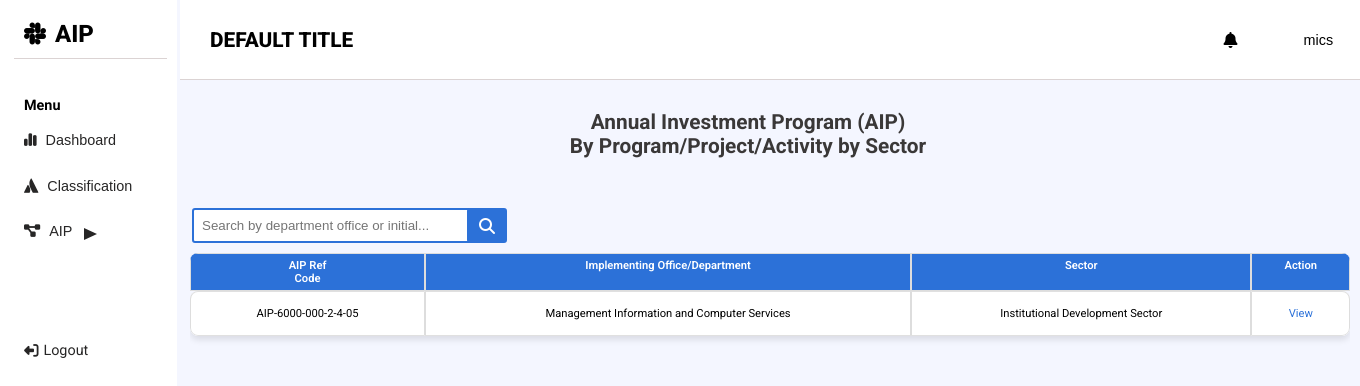
Screenshot of /aip.php (signed in) with the database file from the repository.
### tables this page shows
CREATE TABLE `parent` (
  `id` int(11) NOT NULL,
  `user_id` int(11) NOT NULL,
  `aip_ref_code` varchar(255) NOT NULL,
  `sector_category` varchar(255) NOT NULL,
  `description` varchar(255) NOT NULL,
  `implementing_office` varchar(255) NOT NULL,
  `start_date` date NOT NULL,
  `end_date` date NOT NULL,
  `status` varchar(255) NOT NULL
);

### aip.php (called while the page is built)
<?php
require 'src/views/aip.view.php';

### aip.controller.php (called while the page is built, shortened)
<?php
$parentsQuery = "SELECT * FROM parent WHERE 1";
if ($role === 'author') {
    $parentsQuery .= " AND user_id = '$user_id'";
} elseif ($role === 'admin') {
    $parentsQuery .= " AND status NOT IN ('pending', 'approved')";
}
$parentsQuery .= " ORDER BY implementing_office, id";
$parentsResult = mysqli_query($conn, $parentsQuery);
$parents = mysqli_fetch_all($parentsResult, MYSQLI_ASSOC);

### aip.view.php (the view, shortened to what this page needs)
<?php
include 'src/config/database.php';
$user_id = $_SESSION['user_id'];
$role = $_SESSION['role'];
include 'src/controller/aip.controller.php';
?>
<link rel="stylesheet" href="public/css/table.css">
<?php include 'public/components/header.php' ?>
<div class="hero">
    <div class="aip_header_container">
        <div class="aip-header">
            <h1>Annual Investment Program (AIP) <br>By Program/Project/Activity by Sector</h1>
        </div>
        <div class="second_header_container">
            <div class="side-header">
                <div class="search-bar aip-search">
                    <input type="text" id="searchBar" onkeyup="searchAip()" placeholder="Search by department office or initial..." />
                    <i class="fa-solid fa-magnifying-glass"></i>
                </div>
            </div>
        </div>
    </div>
    <div class="aip-table">
        <table id="aip-table"  >
            <thead>
                <tr>
                    <th>AIP Ref <br>Code</th>
                    <th>Implementing Office/Department</th>
                    <th>Sector</th>
                    <th>Action</th>
                </tr>
            </thead>
            <tbody>
            <?php
            if (empty($parents)) {
                echo '<tr><td colspan="5">No data found</td></tr>';
            } else {
                foreach ($parents as $parent) {
                    echo '<tr>';
                    echo '<td>' . htmlspecialchars($parent['aip_ref_code']) . '</td>';
                    echo '<td>' . htmlspecialchars($parent['implementing_office']) . '</td>';
                    echo '<td>' . htmlspecialchars($parent['sector_category']) . '</td>';
                    if (!($role === 'admin' && ($parent['status'] === 'pending' || $parent['status'] === 'approved'))) {
                        echo '<td><a href="router.php?page=aip-details&implementing_office=' . urlencode($parent['implementing_office']) . '&status=' . urlencode($parent['status']) . '&user_id=' . urlencode($parent['user_id']) . '">View</a></td>';
                    }
                    echo '</tr>';
                }
            }
            ?>
        </tbody>
        </table>
    </div>
</div>

### table.css (style rules this page uses)
:root { --primary: #10375c; --bg-color: #f4f6ff; --header-color: #2c71d8; --grey-color: rgb(58, 56, 56); }
* { margin: 0; padding: 0; box-sizing: border-box; }
body { font-family: "Roboto", sans-serif; background-color: var(--bg-color); }
.aip_header_container { margin-top: 100px; }

### style.css (style rules this page uses)
:root { --primary: #10375c; --bg-color: #f4f6ff; --header-color: #2c71d8; --grey-color: rgb(58, 56, 56); }
* { margin: 0; padding: 0; box-sizing: border-box; }
body { font-family: "Roboto", sans-serif; background-color: var(--bg-color); }
.hero { width: 100%; height: 90vh; padding: 10px 20px; }
.hero h1 { color: black; }
th { padding: 15px; background-color: #2c71d8; color: white; font-weight: 600; }
td { font-size: .8rem; padding: 15px; transition: background-color 0.3s; border-top: 1px solid #e0e0e0; text-align: center; }
td a { text-decoration: none; color: var(--header-color); }
tbody tr { background-color: #ffffff; }
tbody tr:first-child td:first-child { border-top-left-radius: 8px; }
tbody tr:first-child td:last-child { border-top-right-radius: 8px; }
tbody tr:last-child td:first-child { border-bottom-left-radius: 8px; }
tbody tr:last-child td:last-child { border-bottom-right-radius: 8px; }
.aip-header h1 { text-align: center; font-size: 1.3rem; margin-top: 10px; color: var(--grey-color); }
.second_header_container { display: flex; align-items: end; justify-content: space-between; width: 100%; }
.search-bar { position: relative; right: 33px; }
.search-bar { display: flex; align-items: center; justify-content: center; }
.search-bar input { padding: 8px; border-radius: 3px; border: 2px solid var(--header-color); outline: none; width: 280px; }
.search-bar i { background-color: var(--header-color); color: white; padding: 7.5px 10px; border-radius: 3px; border: 2px solid var(--header-color); position: relative; right: 5px; }
.aip-search { position: relative; left: 2px; }

### aip.view.php (style rules this page uses)
table { width: 100%; border-collapse: collapse; text-align: center; }
th, td { border: 1px solid #ddd; padding: 5px; text-align: center; vertical-align: top; font-size: .8rem; }
th { background-color: #2c71d8; color: white; font-size: .9rem; }

### rows the page displays
parent: aip_ref_code "AIP-6000-000-2-4-05", implementing_office "Management Information and Computer Services", sector_category "Institutional Development Sector"

### other values shown
$_SESSION['username'] "mics"
